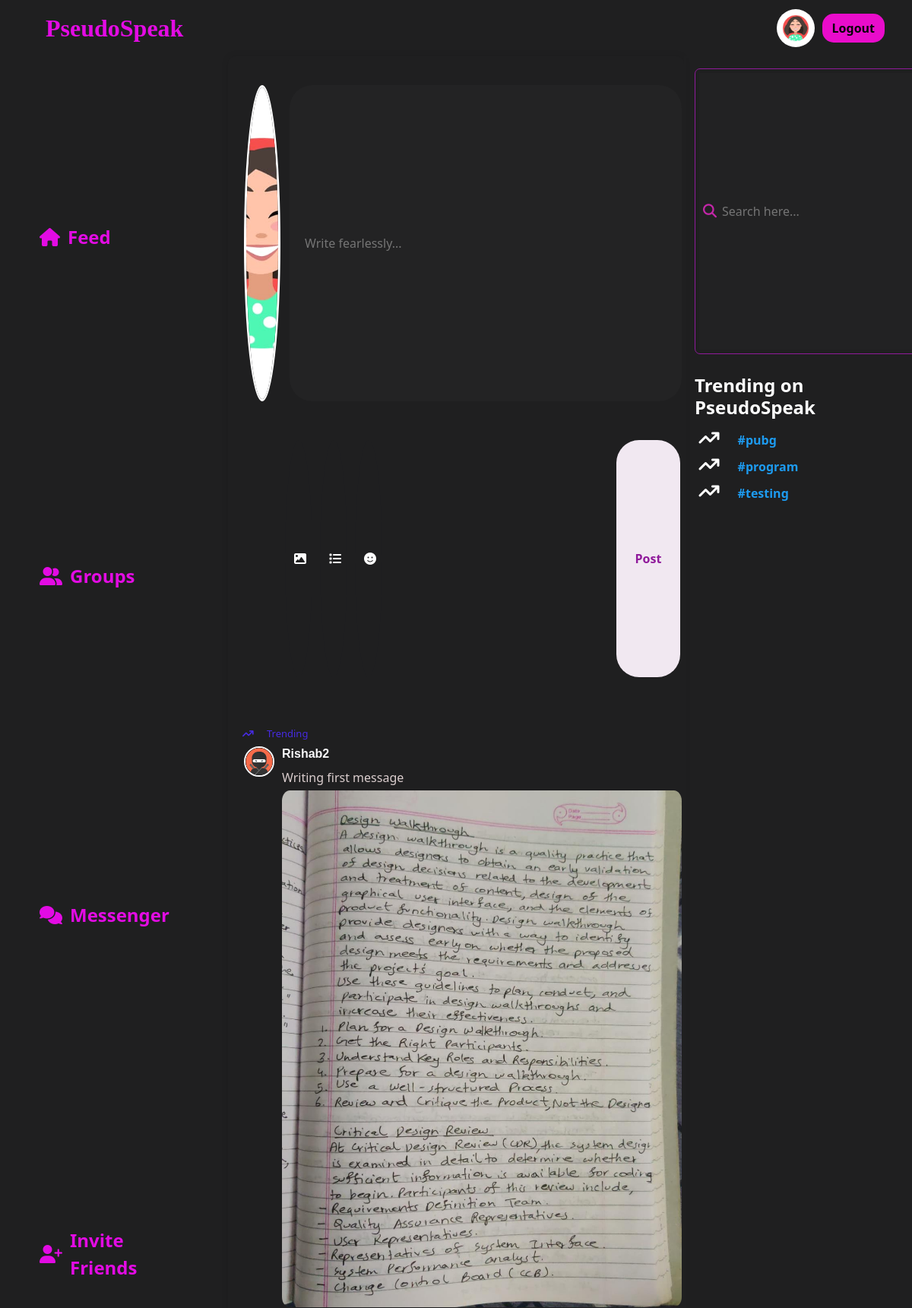
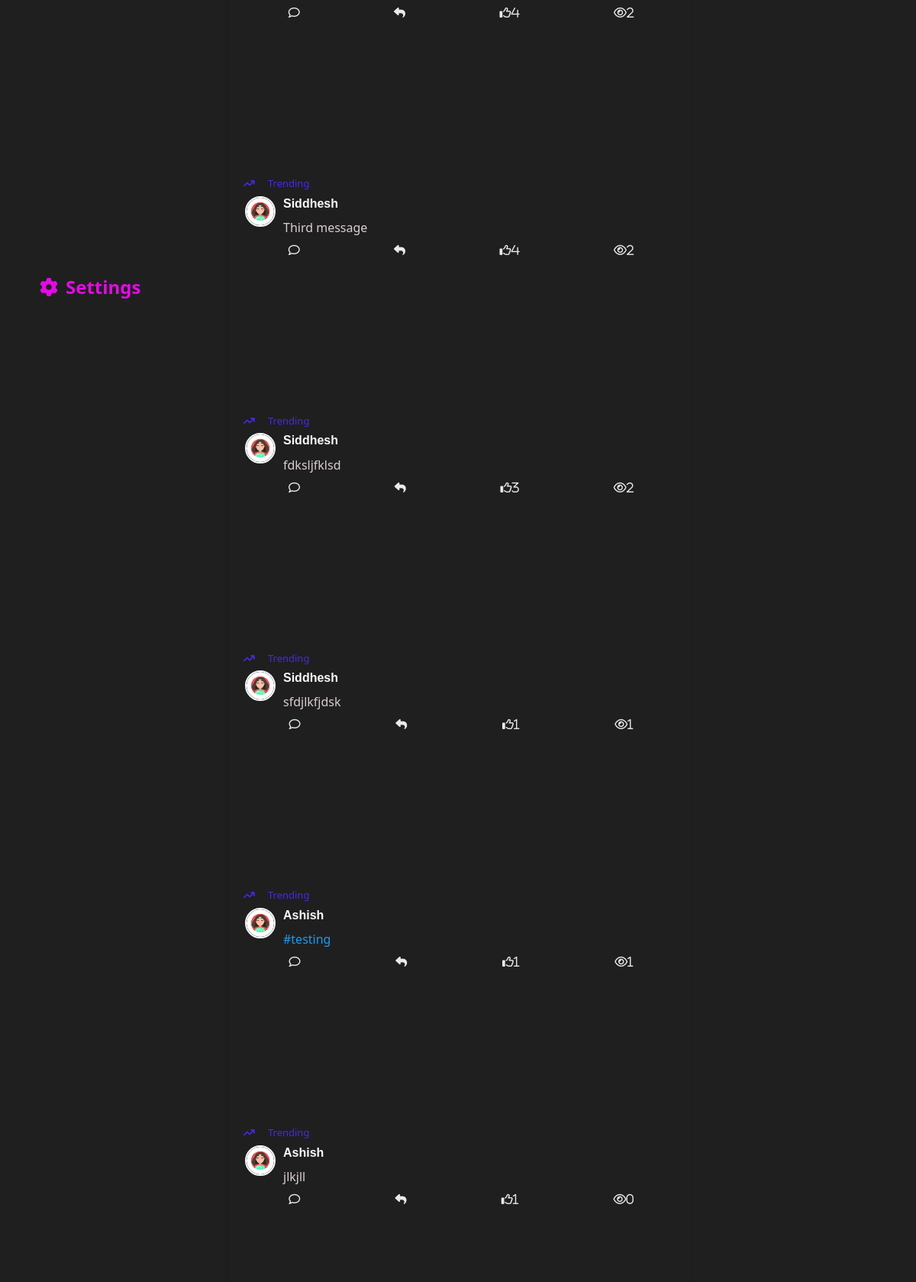
The app's page / (signed in, upper part) with its own data (2 pictures, top to bottom).
### main/models.py (models this page shows, shortened)
class Profile(models.Model):
    user=models.OneToOneField(User,null=True,on_delete=models.CASCADE)
    profile_img=models.ImageField(null=True,blank=True,upload_to='images/')
    bio=models.CharField(null=True,max_length=51)
    follow=models.ManyToManyField(User,related_name='follow',null=True)
    following=models.ManyToManyField(User,related_name='following',null=True)

class TrendingMessage(models.Model):
    user=models.ForeignKey(User,null=True,on_delete=models.CASCADE)
    content=models.TextField()
    image=models.ImageField(null=True,blank=True,upload_to="images/")
    likes=models.IntegerField(null=True,default=0)
    userLiked=models.ManyToManyField(User,related_name='user_like')
    view_count=models.IntegerField(null=True,default=0)
    viewed=models.ManyToManyField(User,related_name='viewed')
    hashtags=models.ManyToManyField('Hashtag')
    date_added = models.DateTimeField(auto_now_add=True,null=True)
    parent_message = models.ForeignKey('self', null=True, blank=True, on_delete=models.CASCADE, related_name='replies')
    custom_ordering = models.FloatField(default=0)
    def decrypt_message(self):  # Replace with your actual secret key
        try:
            message_decrypted=f.decrypt(self.content)
            message_decoded=message_decrypted.decode('utf-8')
            return message_decoded
        except Exception as e:
            print(f"InvalidToken exception: {e.__cause__}")
            return "Invalid decryption token"
    class Meta:
        ordering = ['custom_ordering']

class Hashtag(models.Model):
    tag=models.CharField(max_length=255)
    count=models.IntegerField(default=1,null=True)
    class Meta:
        ordering = ('-count',)

### main/views.py (the view)
# urls.py: path("",views.index,name="index"),
@login_required(login_url="login_or_signup_view")
def index(request):
    messages = TrendingMessage.objects.filter(parent_message=None).order_by(
        "-custom_ordering"
    )
    hashtags = Hashtag.objects.all()[:3]
    return render(
        request, "main/index.html", {"messages": messages, "hashtags": hashtags}
    )

### main/templates/main/index.html (shortened to what this page needs)
{% extends 'main/base.html' %}
{% block content %}
<div class="col-6 content-1b content-scroll">
  <div class="msgbox">
    <form>
      <div class="msgbox-input">
        <div class="msgbox-img ">
          <img src="{{user.profile.profile_img.url}}" alt="">
        </div>
        <input id="data1" type="text" placeholder="Write fearlessly...">
      </div>
      <div class="msg-con row">
        <button type="button" id="uploadButton" class="msgbox-btn2 col-2 align-self-center"><i class="fa-solid fa-image"
            onclick="uploadImage()"></i></button>
        <button class="msgbox-btn2 col-2 align-self-center"><i class="fa-solid fa-list"></i></button>
        <button class="msgbox-btn2 col-2 align-self-center" id="emoji-button"><i class="fa-solid fa-face-smile"></i></button>
        <button class="msgbox-btn btn align-self-center" id="post-msg">Post</button>
      </div>
      {% for m in messages %}
      <div id="message-output" class="msg-output-main row">
        <div class="msgbox-trendings">
          <span><i class="fa-solid fa-arrow-trend-up"></i>Trending</span>
        </div>
        <div class="msg-output">
          <div class="msg-output-img">
            <img src="{{m.user.profile.profile_img.url}}" alt="Profile Picture" id="profile-img" data-img-id="{{m.user.username}}">
          </div>
          <div class="msg-output-details">
            <h5>{{m.user.username}}</h5>
            <p>{{m.decrypt_message}}</p>
            {% if m.image %}
            <img src="{{m.image.url}}" alt="">
            {% endif %}
          </div>
        </div>
        <div class="msg-output-icons">
          <i class="far fa-comment" id="comment" data-message-id="{{m.pk}}"></i>
          <i class="fa-solid fa-reply"></i>
          <i class="far fa-thumbs-up" id="likes" data-likes-id="{{m.pk}}">{{m.likes}}</i>
          <i class="fa-regular fa-eye" id="views" data-views-id="{{m.pk}}">{{m.view_count}}</i>
        </div>
      </div>
      {% endfor %}
    </form>
  </div>
</div>
<div class="col-3 content-1a">
  <div class="search-container">
    <input type="text" name="search-input" class="search-input" id="search-input" placeholder="Search here...">
    <i class="fas fa-search search-icon" id="search-icon"></i>
  </div>
  <div class="trending">
    <h4 class="trending-heading">Trending on PseudoSpeak</h4>
    <div class="trending-topics">
      {% for tag in hashtags %}
      <div class="t1">
        <span><i class="fa-solid fa-arrow-trend-up"></i></span>
        <a href="#" class="trends" style="cursor: pointer;" data-tag="{{tag.tag}}">{{ tag.tag}}</a>
      </div>
      {% endfor %}
    </div>
  </div>
</div>
{% endblock %}

### main/templates/main/base.html (shortened to what this page needs)
{% load static %}
<!DOCTYPE html>
<html lang="en">
  <head>
    <link
      href="https://cdn.jsdelivr.net/npm/bootstrap@5.3.1/dist/css/bootstrap.min.css"
      rel="stylesheet"
    />
    <link rel="stylesheet" href="{% static 'main/css/index.css' %}" />
  </head>
  <body>
    <nav class="navbar navbar-expand-lg bg-body-tertiary">
      <div class="container-fluid">
        <a class="navbar-brand ms-5 nav-logo" href="{% url 'index' %}"
          >PseudoSpeak</a
        >
        <div class="collapse navbar-collapse" id="navbarSupportedContent">
          {% if user.is_authenticated %}
          <img
            id="profile_img_navbar"
            src="{{ request.user.profile.profile_img.url }}"
            alt=""
            style="
              width: 50px;
              height: 50px;
              border-radius: 50%;
              margin-right: 10px;
            "
          />
          <a href="{% url 'logout' %}" class="btn signbtn me-4">Logout</a>
          {% endif %}
        </div>
      </div>
    </nav>
    <div class="container-fluid">
      <div class="row content-1">
        <div class="col-3 content-1a">
          <ul>
            <li class="active">
              <i class="fa-solid fa-house"></i
              ><a href="{% url 'index' %}">Feed</a>
            </li>
            <li>
              <i class="fa-solid fa-user-group"></i
              ><a href="{% url 'rooms' name='recommended' %}">Groups</a>
            </li>
            <li><i class="fa-solid fa-comments"></i><a href="{% url 'messenger' %}">Messenger</a></li>
            <li><i class="fa-solid fa-user-plus"></i>Invite Friends</li>
            <li>
              <i class="fa-solid fa-gear"></i
              ><a href="{% url 'logout' %}">Settings</a>
            </li>
          </ul>
        </div>
    {% block content %} {% endblock %}
    </div></div>
  </body>
</html>

### main/static/main/css/index.css (style rules this page uses)
body { background: #1f1f20; color: white; overflow: hidden; }
.nav-logo { color: rgba(233, 11, 233, 0.973); font-size: xx-large; font-weight: bolder; font-family: serif; }
.navbar.bg-body-tertiary { background-color: transparent !important; color: white; }
.signbtn { background-color: #e90ccb; color: rgb(5, 5, 5); border-radius: 15px; font-family: "Segoe UI", Tahoma, Geneva, Verdana, sans-serif; font-weight: bold; }
.content-1 { height: 90vh; }
.content-1b { border: 1px solid #1f1f20; height: 100vh; }
.content-1a { border: 2px solid #1f1f20; height: 90vh; }
.content-1a ul li { list-style: none; margin: 30px 18px; font-size: x-large; font-weight: 600; border-radius: 30px; padding-left: 20px; padding-top: 5px; height: 8vh; background: none; }
.content-1a ul { list-style-type: none; padding: 0; }
.content-1a li { display: flex; align-items: center; color: rgba(233, 11, 233, 0.973); background-color: transparent; padding: 10px 15px; cursor: pointer; transition: background-color 0.2s ease; }
.content-1a i.fa-solid { font-size: 24px; margin-right: 10px; }
.content-1a li a { color: rgba(233, 11, 233, 0.973); text-decoration: none; }
.search-container { display: flex; align-items: center; border: 1px solid #901a9b; border-radius: 7px; width: 300px; margin-top: 5%; padding: 5px; position: relative; }
.search-input { height: 7vh; flex-grow: 1; border: none; outline: none; font-size: 16px; background: hsla(0, 0%, 53%, 0.04); color: #ccc; padding-left: 30px; }
.search-icon { position: absolute; left: 10px; top: 50%; transform: translateY(-50%); color: #c426a9; font-size: 18px; }
.trending { margin-top: 10%; }
.trending-heading { margin-top: 5%; font-weight: bolder; }
.trending-topics { padding: 2%; }
.trends { padding-left: 10px; }
.t1 { margin-bottom: 3%; }
.t1 a { font-weight: bold; text-decoration: none; color: rgb(29, 155, 240);; }
.msgbox { display: flex; margin-top: 3%; }
.msgbox-input { display: flex; width: 48vw; justify-content: space-between; }
.msgbox-input input { width: 43vw; background: hsla(0, 0%, 53%, 0.04); outline: none; border: none; color: white; padding-left: 20px; border-radius: 30px; }
.msgbox-img { width: 4vw; height: 8vh; overflow: hidden; border-radius: 50%; border: 3px solid #fff; }
.msgbox-img img { width: 100%; height: 100%; object-fit: cover; }
.msg-con { display: flex; border-bottom: 2px solid #1f1f20; height: 8vh; }
.msgbox-btn { background-color: #f1e8f1; color: #901a9b; border-radius: 30px; width: 7vw; height: 6vh; margin-left: auto; margin-right: 14px; font-weight: bold; }
.msgbox-btn2 { border-radius: 50%; width: 3vw; height: 6vh; background-color: #1f1f20; border: none; color: white; margin-right: 10px; }
.msgbox-btn2:first-child { margin-left: 11%; }
.msgbox-trendings { padding-left: 10px; font-size: 13px; font-weight: 500; color: rgb(71, 43, 228); margin-top: 2%; }
.msgbox-trendings i { padding-right: 3%; }
.msg-output { display: flex; margin-top: 1%; align-items: flex-start; }
.msg-output-img { min-width: 40px; width: 40px; height: 40px; margin-right: 10px; border-radius: 50%; overflow: hidden; display: flex; align-items: center; justify-content: center; border: 2px solid #f8f8fa; }
.msg-output-img img { max-width: 100%; max-height: 100%; border-radius: 50%; }
.msg-output-details { flex-grow: 1; color: #f8f8fa; }
.msg-output-details h5 { font-size: 16px; font-weight: bold; margin-bottom: 5px; font-family: Verdana, Geneva, Tahoma, sans-serif; }
.msg-output-details p { font-size: 14px; margin: 0; }
.msg-output-details img { width: auto; height: auto; max-width: 100%; margin-top: 5px; border-radius: 2%; }
.msg-output-main { border-bottom: 2px solid #1f1f20; }
.msg-output-icons { display: flex; flex-direction: row; align-items: flex-start; margin-top: 10px; justify-content: space-around; height: 4vh; }
.msg-output-icons i { margin-right: 10px; font-size: 15px; color: #f7f1f1f5; }
.content-scroll { height: 100vh; overflow-y: auto; }
.content-1b { background-color: #1f1f20; padding: 20px; border-radius: 10px; box-shadow: 0 0 10px rgba(0, 0, 0, 0.1); }
.content-1b p:nth-child(2) { font-size: 16px; color: #dbcece; }
.content-1b p { font-size: 14px; line-height: 1.5; margin-top: 10px; color: #ddc6c6; }
a { color: white; text-decoration: none; }

### records on screen
TrendingMessage: user.profile.profile_img (picture), user.username "Rishab2", image (picture), likes "4", view_count "2"
TrendingMessage: user.profile.profile_img (picture), user.username "Siddhesh", likes "4", view_count "2"
TrendingMessage: user.profile.profile_img (picture), user.username "Siddhesh", likes "3", view_count "2"
TrendingMessage: user.profile.profile_img (picture), user.username "Siddhesh", likes "1", view_count "1"
TrendingMessage: user.profile.profile_img (picture), user.username "Ashish", likes "1", view_count "1"
TrendingMessage: user.profile.profile_img (picture), user.username "Ashish", likes "1", view_count "0"
Hashtag: tag "#pubg"
Hashtag: tag "#program"
Hashtag: tag "#testing"
